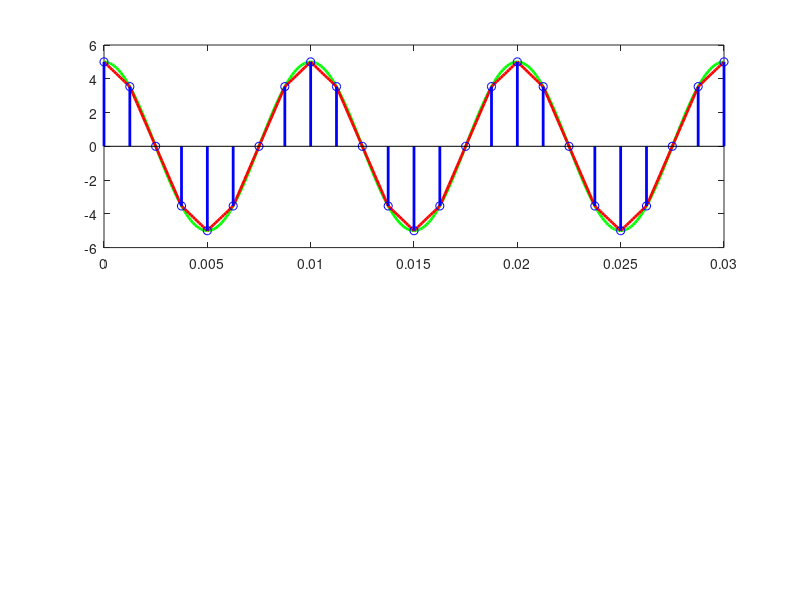

Write the MATLAB code that produced this figure.
clc; 
close all; 
clear all;
Fo = 100; 
To = 1/Fo; 
Fs = 800; 
Ts = 1/Fs;
tc = 0:To/100:3*To; 
xc = 5*cos(200*pi*tc); 
ts = 0:Ts:3*To;
xs = 5*cos(200*pi*ts); 
xr=interp1(ts,xs,tc); 
subplot(211) 
plot(tc,xc,'g','Linewidth',2);%Original Signal 
hold on 
plot(tc,xr,'r','Linewidth',2); %Reconstructed Signal 
hold on 
stem(ts,xs,'b','Linewidth',2);